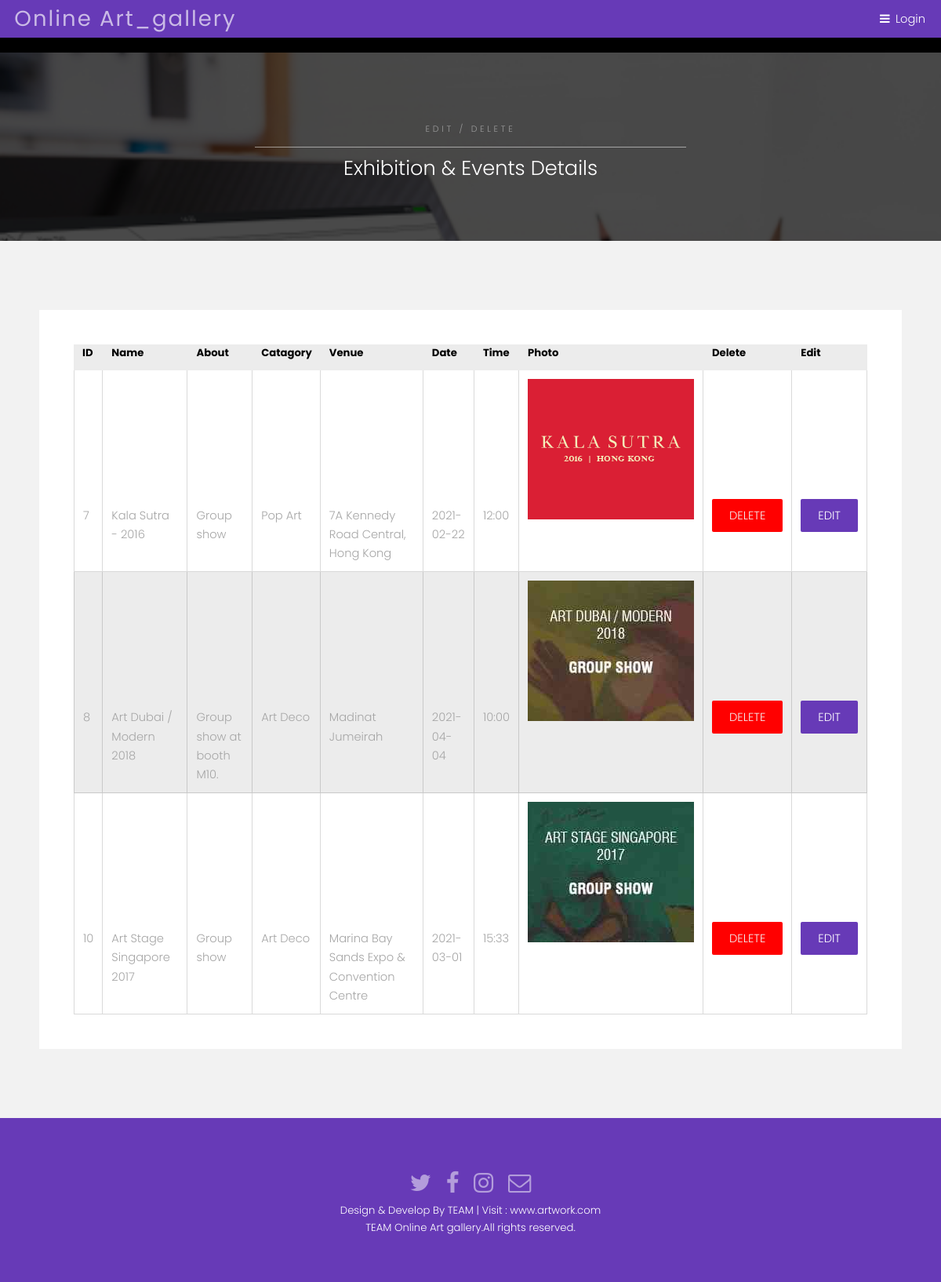
Screenshot of /admin/manage_exhibitionevents.php with the database file from the repository.
### tables this page shows
CREATE TABLE `exhibition_events` (
  `ex_id` int(100) NOT NULL,
  `event_name` varchar(100) NOT NULL,
  `event_about` varchar(500) NOT NULL,
  `event_category` varchar(100) NOT NULL,
  `event_venue` varchar(500) NOT NULL,
  `event_date` date NOT NULL,
  `event_time` varchar(500) NOT NULL,
  `event_photo` varchar(900) NOT NULL
);

### admin/manage_exhibitionevents.php (the view, shortened to what this page needs)
<?php include("header/header.php");?>
<section id="One" class="wrapper style3">
   <div class="inner">
      <header class="align-center">
         <p>Edit / Delete</p>
         <h2>Exhibition & Events Details</h2>
      </header>
   </div>
</section>
<section id="two" class="wrapper style2">
   <div class="inner">
      <div class="box">
         <div class="content">
            <div class="table-wrapper" style="overflow-x:auto">
               <?php
                  $sql="select * from exhibition_events";
                  $run=mysqli_query($con,$sql);
                  echo "<table class='alt'>
                  <tr>
                  <th>ID</th>
                  <th>Name</th>
                  <th>About</th>
                  <th>Catagory</th>
                  <th>Venue</th>
                  <th>Date</th>
                  <th>Time</th>
                  <th>Photo</th>
                  <th>Delete</th>
                  <th>Edit</th>
                  </tr>";
                  while($result=mysqli_fetch_array($run))
                  {
                  	echo "<tr>
                  	<td>$result[0]</td>
                  <td>$result[1]</td>
                  <td>$result[2]</td>
                  <td>$result[3]</td>
                  <td>$result[4]</td>
                  <td>$result[5]</td>
                  <td>$result[6]</td>
                  <td><img src='$result[7]' class='img-responsive dp'></td>
                  <td>
                  <a class='button special-red' href='del_exhibitionevents.php?id=$result[0]' class='btn btn-danger' value='del' name='del'>delete</a></td>
                  <td><a class='button special' href='update_exhibitionevents.php?id=$result[0]' class='btn btn-danger'>Edit</a></td>
                  	</tr>";
                  }
                  echo "</table>";
                  ?>
            </div>
         </div>
      </div>
   </div>
</section>
<?php include("../footer/footer.php");?>

### admin/header/header.php (shortened to what this page needs)
<!doctype html>
<html lang="en" class="gr__localhost" style="
    margin-top: 67px;
    background-color: BLACK;
">
<head>
<link rel="stylesheet" href="../assets/css/main.css" />
</head>
<header>
<nav class="#header">
			<header id="header" class="alt">
				<div class="logo"><a href="index.php"><span>Online Art_gallery</span></a></div>
				<a href="#menu"><p class="custom-para">Login</p></a>
			</header>
</nav>
</header>
<body>

### footer/footer.php (shortened to what this page needs)
<footer id="footer">
   <div class="container">
      <ul class="icons">
         <li><a href="#" class="icon fa-twitter"><span class="label">Twitter</span></a></li>
         <li><a href="#" class="icon fa-facebook"><span class="label">Facebook</span></a></li>
         <li><a href="#" class="icon fa-instagram"><span class="label">Instagram</span></a></li>
         <li><a href="#" class="icon fa-envelope-o"><span class="label">Email</span></a></li>
      </ul>
   </div>
   <div class="copyright">
      <div class="footer text-center">Design & Develop By TEAM | Visit : www.artwork.com</div>
       TEAM Online Art gallery.All rights reserved.
   </div>
</footer>
</body>
</html>

### rows the page displays
exhibition_events: ex_id "7", event_name "Kala Sutra - 2016", event_about "Group show", event_category "Pop Art", event_venue "7A Kennedy Road Central, Hong Kong", event_date "2021-02-22", event_time "12:00", event_photo (picture)
exhibition_events: ex_id "8", event_name "Art Dubai / Modern 2018", event_about "Group show at booth M10.", event_category "Art Deco", event_venue "Madinat Jumeirah", event_date "2021-04-04", event_time "10:00", event_photo (picture)
exhibition_events: ex_id "10", event_name "Art Stage Singapore 2017", event_about "Group show", event_category "Art Deco", event_venue "Marina Bay Sands Expo & Convention Centre", event_date "2021-03-01", event_time "15:33", event_photo (picture)
